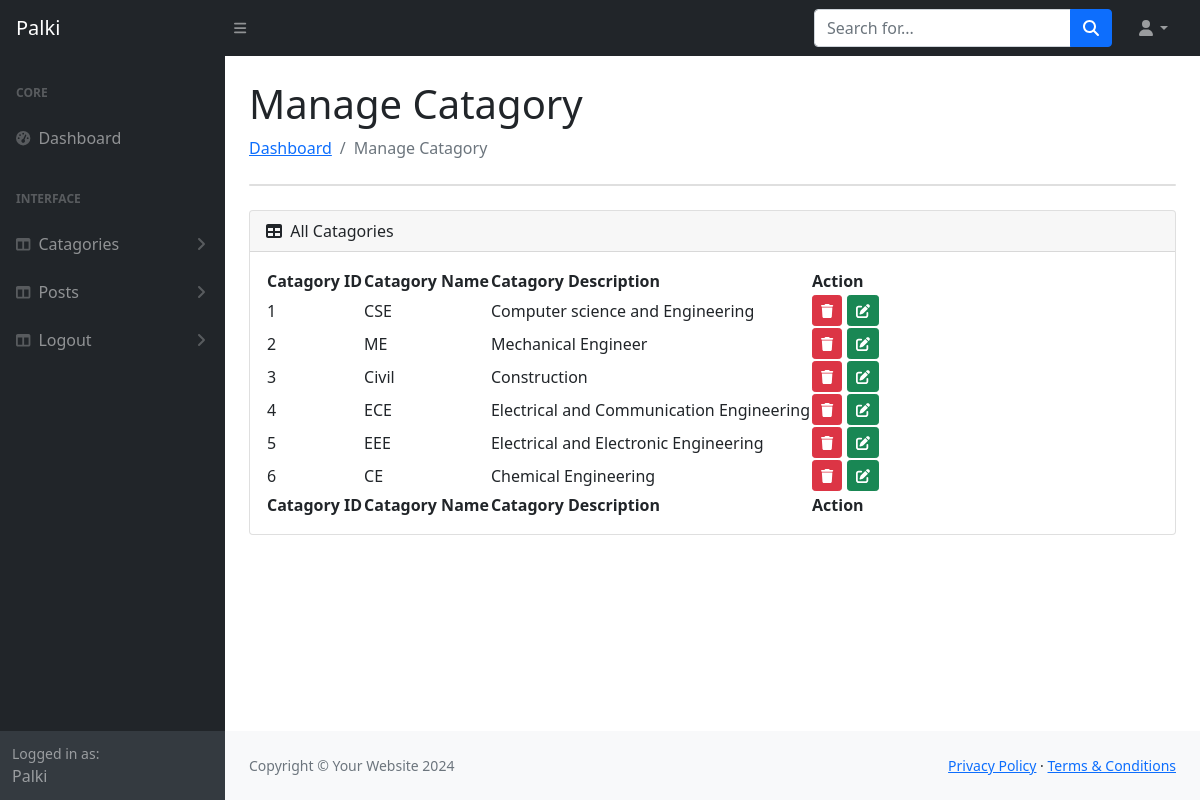
Page /office/managecat.php (signed in) on the committed database.
### tables this page shows
CREATE TABLE `tbl_catagories` (
  `id` int(11) NOT NULL,
  `cat_name` varchar(255) DEFAULT NULL,
  `cat_description` text DEFAULT NULL
);

### office/managecat.php (called while the page is built, shortened)
<?php
include_once("master_temp.php");
?>

### office/class/Connection.php (called while the page is built, shortened)
<?php
class Connection{
    public function __construct(){
       $this->conn = new Mysqli("localhost","root","","palki");
    }
}
?>

### office/class/Catagories.php (called while the page is built, shortened)
<?php
include_once("Connection.php");
class Catagories extends Connection{
public function display_catagory(){
    $sql= "SELECT * FROM `tbl_catagories`;";
    return $this->conn->query($sql);
}
}
?>

### office/views/manage_cat_page.php (the view, shortened to what this page needs)
<?php
$titlepage="Manage Catagory";
include_once ("class/Catagories.php");
$shagor=new Catagories();
?>
<h1 class="mt-4"><?php echo $titlepage;?></h1>
<ol class="breadcrumb mb-4">
<li class="breadcrumb-item"><a href="dashboard.php">Dashboard</a></li>
    <li class="breadcrumb-item active"><?php echo $titlepage;?></li>
</ol>
<div class="card mb-4">
</div>
<div class="card mb-4">
    <div class="card-header">
        <i class="fas fa-table me-1"></i>
       All Catagories
    </div>
    <div class="card-body">
        <table id="datatablesSimple">
            <thead>
                <tr>
                    <th>Catagory ID</th>
                    <th>Catagory Name</th>
                    <th>Catagory Description</th>
                    <th collspan="2">Action</th>
                </tr>
            </thead>
            <tfoot>
                <tr>
                    <th>Catagory ID</th>
                    <th>Catagory Name</th>
                    <th>Catagory Description</th>
                    <th collspan="2">Action</th>
                </tr>
            </tfoot>
            <tbody>
            <?php
            $data=$shagor->display_catagory();
            if(mysqli_num_rows($data)>0){
                $i=1;
                    foreach($data as $catItem){
                        ?>
                        <tr>
                            <td><?php echo $i++;?></td>
                            <td><?php echo $catItem['cat_name'];?></td>
                            <td><?php echo $catItem['cat_description'];?></td>
                            <td>
                                <a href="?id=<?php echo $catItem['id'] ?>" class="btn btn-sm btn-danger"><i class="fa-solid fa-trash"></i></a>
                           <a href="updatecatagory.php?cid=<?php echo $catItem['id'] ?>" class="btn btn-sm btn-success"><i class="fa-solid fa-pen-to-square"></i></a></td>
                        </tr>
                        <?php
                    }
            }
            ?>
            </tbody>
        </table>
    </div>
</div>

### rows in the picture
tbl_catagories: cat_name "CSE", cat_description "Computer science and Engineering"
tbl_catagories: cat_name "ME", cat_description "Mechanical Engineer"
tbl_catagories: cat_name "Civil", cat_description "Construction"
tbl_catagories: cat_name "ECE", cat_description "Electrical and Communication Engineering"
tbl_catagories: cat_name "EEE", cat_description "Electrical and Electronic Engineering"
tbl_catagories: cat_name "CE", cat_description "Chemical Engineering"

### other values in the picture
$titlepage "Manage Catagory"
